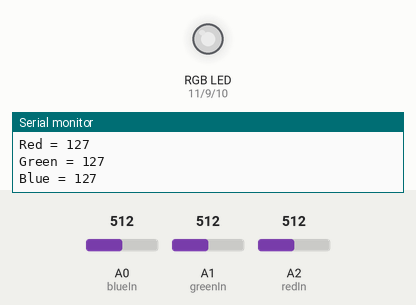
Simulated run of this sketch. Board: Arduino Uno, built with avr-gcc and run on an emulated ATmega328P. On the bench: an RGB LED mixed from three pins (HIGH = lit), the last lines printed to the serial monitor. The inputs (shaded band) are chosen by the test bench; at power-on: A0 (blueIn) = 512, A1 (greenIn) = 512, A2 (redIn) = 512. Dim RGB values are drawn brighter than linear.

Above: at 2.8 s.
2.9 s: A0 (blueIn) set to 716
At 4.3 s:
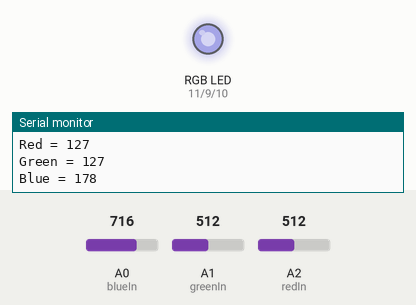
5.6 s: A1 (greenIn) set to 716
At 7.1 s:
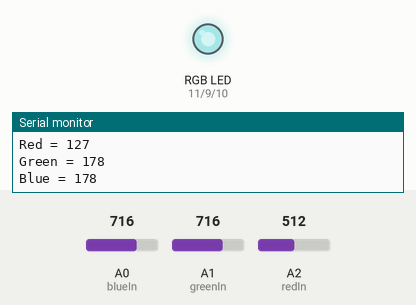
8.3 s: A2 (redIn) set to 716
At 11.2 s:
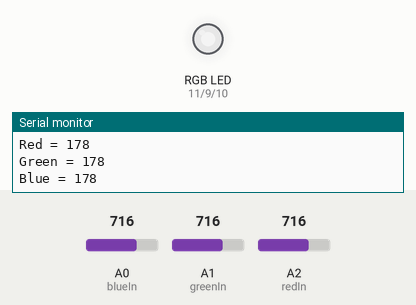
11.5 s: A0 (blueIn) set to 900
At 13.0 s:
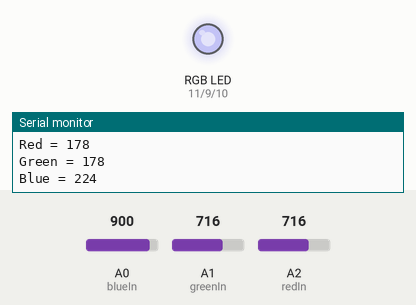
14.2 s: A1 (greenIn) set to 900
At 17.2 s:
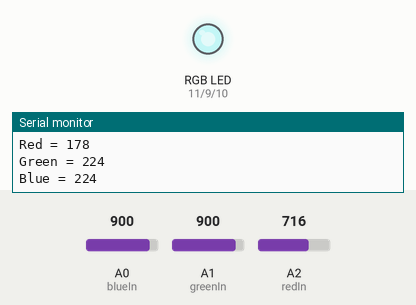
17.5 s: A2 (redIn) set to 900
At 18.9 s:
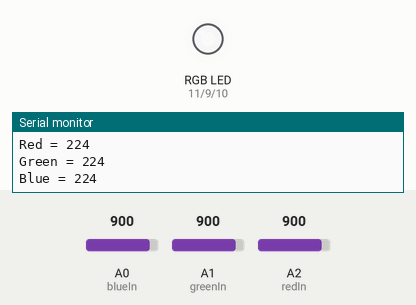
Timing chart, 0 to 20.5 s (numbered marks = the images above; inputs shaded):
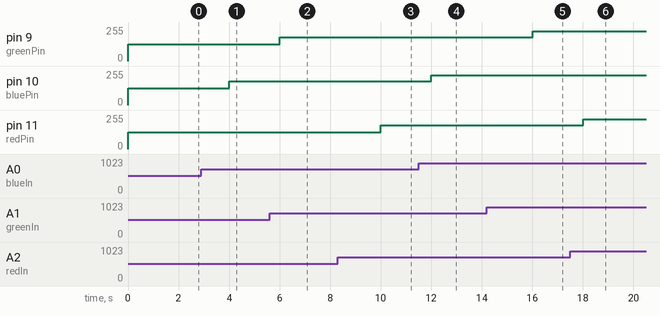

The sketch:

main.ino
```cpp
int redPin = 11, greenPin = 9, bluePin = 10;

int redIn = A2, greenIn = A1, blueIn = A0;

int redVal = 0, greenVal = 0, blueVal = 0;

int redOut = 0, greenOut = 0, blueOut = 0;


void setup()
{
  pinMode(redIn, INPUT);
  pinMode(greenIn, INPUT);
  pinMode(blueIn, INPUT);

  pinMode(redOut, OUTPUT);
  pinMode(greenOut, OUTPUT);
  pinMode(blueOut, OUTPUT);

  pinMode(redPin, OUTPUT);
  pinMode(greenPin, OUTPUT);
  pinMode(bluePin, OUTPUT);

  Serial.begin(9600);
}

void loop()
{
  redVal = analogRead(redIn);
  redOut = map(redVal, 0, 1023, 0, 255);

  greenVal = analogRead(greenIn);
  greenOut = map(greenVal, 0, 1023, 0, 255);

  blueVal = analogRead(blueIn);
  blueOut = map(blueVal, 0, 1023, 0, 255);

  analogWrite(redPin, redOut );
  analogWrite(bluePin, blueOut);
  analogWrite(greenPin, greenOut);

  Serial.print("Red = ");
  Serial.println(redOut);

  Serial.print("Green = ");
  Serial.println(greenOut);

  Serial.print("Blue = ");
  Serial.println(blueOut);

  delay(2000);
}
```

Measured:
- after the input at 2.9 s, pin 10 (bluePin): 127/255 → 178/255 after 1.1 s
- after the input at 5.6 s, pin 9 (greenPin): 127/255 → 178/255 after 0.40 s
- after the input at 8.3 s, pin 11 (redPin): 127/255 → 178/255 after 1.7 s
- after the input at 11.5 s, pin 10 (bluePin): 178/255 → 224/255 after 0.51 s
- after the input at 14.2 s, pin 9 (greenPin): 178/255 → 224/255 after 1.8 s
- after the input at 17.5 s, pin 11 (redPin): 178/255 → 224/255 after 0.51 s
